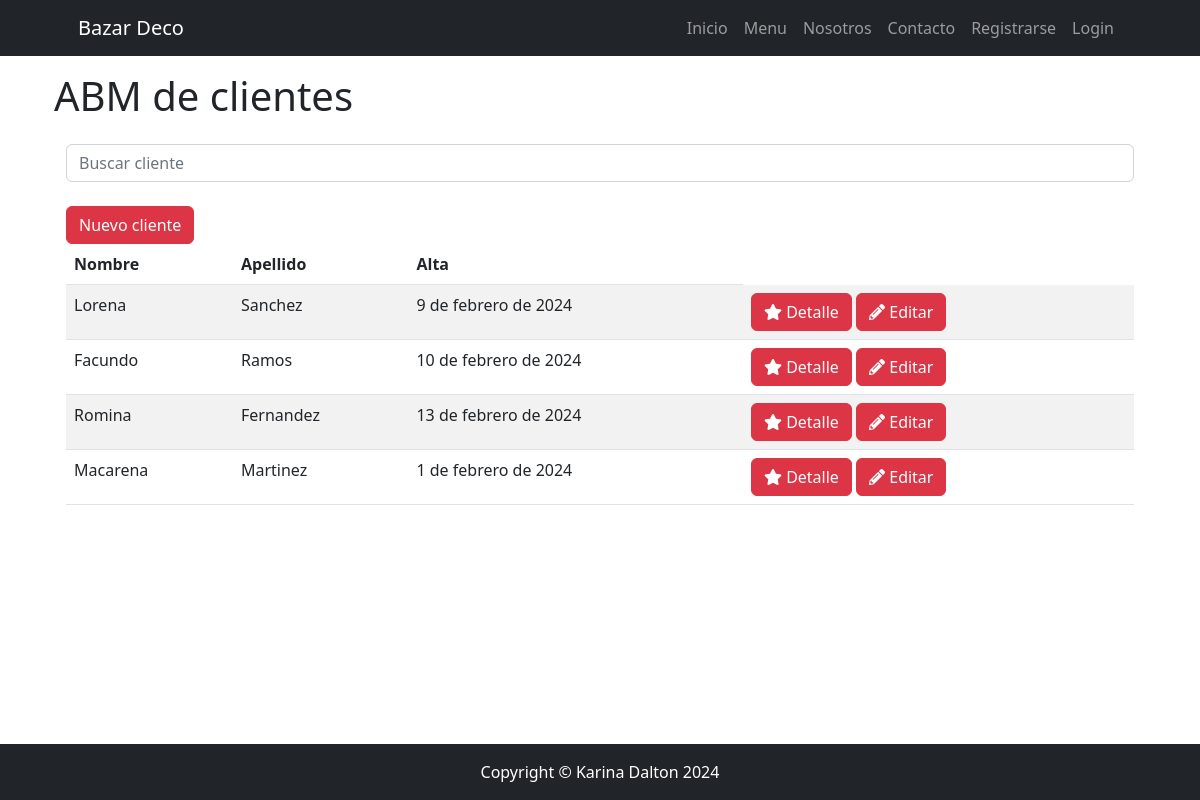
Page /cliente/cliente/list/ on the committed database.
### apps/cliente/models.py (models this page shows, shortened)
class Cliente(models.Model):
    nombre = models.CharField(max_length=100)
    apellido = models.CharField(max_length=100)
    fecha_nacimiento = models.DateField()
    email = models.EmailField()
    fecha_alta = models.DateField()
    class Meta:
        verbose_name = "cliente"
        verbose_name_plural = "clientes"

### apps/cliente/views.py (the view)
# urls.py: path("cliente/list/", ClienteList.as_view(), name="cliente_list"),
class ClienteList(ListView):
    model = Cliente
    template_name = 'cliente/cliente_list.html'
    def get_queryset(self):
        if self.request.GET.get("consulta"):
            consulta = self.request.GET.get("consulta")
            object_list = Cliente.objects.filter(nombre__icontains=consulta)
        else:
            object_list = Cliente.objects.all()
        return object_list

### apps/cliente/templates/cliente/cliente_list.html (shortened to what this page needs)
{% extends 'core/base.html' %}
{% block content_title %}
ABM de clientes
{% endblock content_title %}
{% block content %}
<div class="container">
    <div class="mb-4">
        <form method="get">
            <input type="text" class="form-control" name="consulta" placeholder="Buscar cliente">
        </form>
    </div>
    <table class="table table-striped">
        <thead>
            <tr>
                <th>Nombre</th>
                <th>Apellido</th>
                <th>Alta</th>
            </tr>
        </thead>
        <tbody>
            <a href="{% url 'cliente:cliente_form' %}" class="btn btn-danger">Nuevo cliente</a>
            {% for comprador in object_list %}
            <tr>
                <td>{{ comprador.nombre }}</td>
                <td>{{ comprador.apellido }}</td>
                <td>{{ comprador.fecha_alta }}</td>
                <td>
                    <a href="{% url 'cliente:cliente_detail' comprador.id %}" class="btn btn-danger">
                        <i class="fas fa-star"></i> Detalle</a>
                    <a href=" {% url 'cliente:cliente_update' comprador.id %}" class="btn btn-danger"><i
                            class="fas fa-pencil-alt"></i> Editar</a>
                </td>
            </tr>
            {% empty %}
            <tr>
                <td class="text-center">La búsqueda no ha arrojado valor.</td>
            </tr>
            {% endfor %}
        </tbody>
    </table>
</div>
{% endblock content %}

### apps/core/templates/core/base.html (style rules this page uses)
body { margin-bottom: 70px; }

### rows in the picture
Cliente: nombre "Lorena", apellido "Sanchez", fecha_alta "9 de febrero de 2024"
Cliente: nombre "Facundo", apellido "Ramos", fecha_alta "10 de febrero de 2024"
Cliente: nombre "Romina", apellido "Fernandez", fecha_alta "13 de febrero de 2024"
Cliente: nombre "Macarena", apellido "Martinez", fecha_alta "1 de febrero de 2024"
